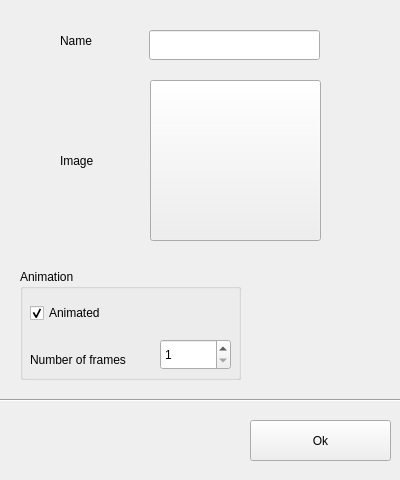
<?xml version="1.0" encoding="UTF-8"?>
<ui version="4.0">
 <class>SpriteEditor</class>
 <widget class="QMainWindow" name="SpriteEditor">
  <property name="geometry">
   <rect>
    <x>0</x>
    <y>0</y>
    <width>400</width>
    <height>480</height>
   </rect>
  </property>
  <property name="minimumSize">
   <size>
    <width>400</width>
    <height>480</height>
   </size>
  </property>
  <property name="maximumSize">
   <size>
    <width>400</width>
    <height>480</height>
   </size>
  </property>
  <property name="windowTitle">
   <string>Edit sprite</string>
  </property>
  <widget class="QWidget" name="centralwidget">
   <widget class="QPushButton" name="btnOk">
    <property name="geometry">
     <rect>
      <x>250</x>
      <y>420</y>
      <width>141</width>
      <height>41</height>
     </rect>
    </property>
    <property name="text">
     <string>Ok</string>
    </property>
    <property name="icon">
     <iconset resource="resources.qrc">
      <normaloff>:/icons/ok</normaloff>:/icons/ok</iconset>
    </property>
   </widget>
   <widget class="QLabel" name="label">
    <property name="geometry">
     <rect>
      <x>60</x>
      <y>30</y>
      <width>71</width>
      <height>22</height>
     </rect>
    </property>
    <property name="text">
     <string>Name</string>
    </property>
   </widget>
   <widget class="QLineEdit" name="txtSprName">
    <property name="geometry">
     <rect>
      <x>149</x>
      <y>30</y>
      <width>171</width>
      <height>30</height>
     </rect>
    </property>
   </widget>
   <widget class="QLabel" name="label_2">
    <property name="geometry">
     <rect>
      <x>60</x>
      <y>150</y>
      <width>71</width>
      <height>22</height>
     </rect>
    </property>
    <property name="text">
     <string>Image</string>
    </property>
   </widget>
   <widget class="QPushButton" name="btnLoadSprite">
    <property name="geometry">
     <rect>
      <x>150</x>
      <y>80</y>
      <width>171</width>
      <height>161</height>
     </rect>
    </property>
    <property name="icon">
     <iconset resource="resources.qrc">
      <normaloff>:/icons/sprite</normaloff>:/icons/sprite</iconset>
    </property>
    <property name="iconSize">
     <size>
      <width>100</width>
      <height>100</height>
     </size>
    </property>
   </widget>
   <widget class="Line" name="line">
    <property name="geometry">
     <rect>
      <x>0</x>
      <y>390</y>
      <width>401</width>
      <height>20</height>
     </rect>
    </property>
    <property name="orientation">
     <enum>Qt::Horizontal</enum>
    </property>
   </widget>
   <widget class="QGroupBox" name="groupBox">
    <property name="geometry">
     <rect>
      <x>20</x>
      <y>269</y>
      <width>221</width>
      <height>111</height>
     </rect>
    </property>
    <property name="title">
     <string>Animation</string>
    </property>
    <widget class="QLabel" name="label_3">
     <property name="geometry">
      <rect>
       <x>10</x>
       <y>80</y>
       <width>151</width>
       <height>22</height>
      </rect>
     </property>
     <property name="text">
      <string>Number of frames</string>
     </property>
    </widget>
    <widget class="QCheckBox" name="chkAnimate">
     <property name="geometry">
      <rect>
       <x>10</x>
       <y>30</y>
       <width>91</width>
       <height>28</height>
      </rect>
     </property>
     <property name="toolTip">
      <string>If the image is composed by multiple frames, it's supposed to be animated</string>
     </property>
     <property name="text">
      <string>Animated</string>
     </property>
     <property name="checked">
      <bool>true</bool>
     </property>
    </widget>
    <widget class="QSpinBox" name="spbFrames">
     <property name="geometry">
      <rect>
       <x>140</x>
       <y>70</y>
       <width>71</width>
       <height>31</height>
      </rect>
     </property>
     <property name="minimum">
      <number>1</number>
     </property>
    </widget>
   </widget>
  </widget>
 </widget>
 <resources>
  <include location="resources.qrc"/>
 </resources>
 <connections/>
</ui>
